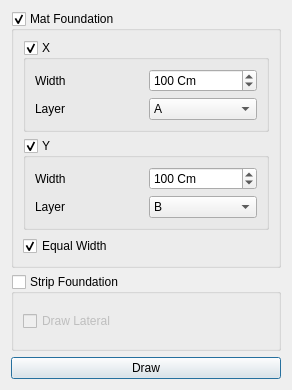
<?xml version="1.0" encoding="UTF-8"?>
<ui version="4.0">
 <class>Dialog</class>
 <widget class="QDialog" name="Dialog">
  <property name="geometry">
   <rect>
    <x>0</x>
    <y>0</y>
    <width>292</width>
    <height>390</height>
   </rect>
  </property>
  <property name="windowTitle">
   <string>Draw Strips</string>
  </property>
  <property name="windowIcon">
   <iconset resource="../../py_widget/resource.qrc">
    <normaloff>:/safe/Resources/icons/strip.svg</normaloff>:/safe/Resources/icons/strip.svg</iconset>
  </property>
  <layout class="QVBoxLayout" name="verticalLayout">
   <item>
    <widget class="QGroupBox" name="mat_foundation">
     <property name="title">
      <string>Mat Foundation</string>
     </property>
     <property name="flat">
      <bool>false</bool>
     </property>
     <property name="checkable">
      <bool>true</bool>
     </property>
     <layout class="QVBoxLayout" name="verticalLayout_2">
      <item>
       <widget class="QGroupBox" name="x_strips">
        <property name="title">
         <string>X</string>
        </property>
        <property name="flat">
         <bool>true</bool>
        </property>
        <property name="checkable">
         <bool>true</bool>
        </property>
        <layout class="QGridLayout" name="gridLayout">
         <item row="0" column="0">
          <widget class="QLabel" name="label">
           <property name="text">
            <string>Width</string>
           </property>
          </widget>
         </item>
         <item row="0" column="1">
          <widget class="QDoubleSpinBox" name="x_width">
           <property name="suffix">
            <string> Cm</string>
           </property>
           <property name="decimals">
            <number>0</number>
           </property>
           <property name="minimum">
            <double>50.000000000000000</double>
           </property>
           <property name="maximum">
            <double>1000.000000000000000</double>
           </property>
           <property name="singleStep">
            <double>10.000000000000000</double>
           </property>
           <property name="value">
            <double>100.000000000000000</double>
           </property>
          </widget>
         </item>
         <item row="1" column="0">
          <widget class="QLabel" name="label_2">
           <property name="text">
            <string>Layer</string>
           </property>
          </widget>
         </item>
         <item row="1" column="1">
          <widget class="QComboBox" name="x_layer_name">
           <item>
            <property name="text">
             <string>A</string>
            </property>
           </item>
           <item>
            <property name="text">
             <string>B</string>
            </property>
           </item>
           <item>
            <property name="text">
             <string>Other</string>
            </property>
           </item>
          </widget>
         </item>
        </layout>
       </widget>
      </item>
      <item>
       <widget class="QGroupBox" name="y_strips">
        <property name="title">
         <string>Y</string>
        </property>
        <property name="flat">
         <bool>true</bool>
        </property>
        <property name="checkable">
         <bool>true</bool>
        </property>
        <layout class="QGridLayout" name="gridLayout_2">
         <item row="0" column="0">
          <widget class="QLabel" name="label_3">
           <property name="text">
            <string>Width</string>
           </property>
          </widget>
         </item>
         <item row="0" column="1">
          <widget class="QDoubleSpinBox" name="y_width">
           <property name="suffix">
            <string> Cm</string>
           </property>
           <property name="decimals">
            <number>0</number>
           </property>
           <property name="minimum">
            <double>50.000000000000000</double>
           </property>
           <property name="maximum">
            <double>1000.000000000000000</double>
           </property>
           <property name="singleStep">
            <double>10.000000000000000</double>
           </property>
           <property name="value">
            <double>100.000000000000000</double>
           </property>
          </widget>
         </item>
         <item row="1" column="0">
          <widget class="QLabel" name="label_4">
           <property name="text">
            <string>Layer</string>
           </property>
          </widget>
         </item>
         <item row="1" column="1">
          <widget class="QComboBox" name="y_layer_name">
           <property name="currentIndex">
            <number>1</number>
           </property>
           <item>
            <property name="text">
             <string>A</string>
            </property>
           </item>
           <item>
            <property name="text">
             <string>B</string>
            </property>
           </item>
           <item>
            <property name="text">
             <string>Other</string>
            </property>
           </item>
          </widget>
         </item>
        </layout>
       </widget>
      </item>
      <item>
       <widget class="QCheckBox" name="equal">
        <property name="text">
         <string>Equal Width</string>
        </property>
        <property name="checked">
         <bool>true</bool>
        </property>
       </widget>
      </item>
     </layout>
    </widget>
   </item>
   <item>
    <widget class="QGroupBox" name="strip_foundation">
     <property name="title">
      <string>Strip Foundation</string>
     </property>
     <property name="checkable">
      <bool>true</bool>
     </property>
     <property name="checked">
      <bool>false</bool>
     </property>
     <layout class="QVBoxLayout" name="verticalLayout_3">
      <item>
       <widget class="QCheckBox" name="checkBox">
        <property name="enabled">
         <bool>false</bool>
        </property>
        <property name="text">
         <string>Draw Lateral</string>
        </property>
       </widget>
      </item>
     </layout>
    </widget>
   </item>
   <item>
    <widget class="QPushButton" name="draw_button">
     <property name="text">
      <string>Draw</string>
     </property>
     <property name="icon">
      <iconset resource="../../py_widget/resource.qrc">
       <normaloff>:/safe/Resources/icons/strip.svg</normaloff>:/safe/Resources/icons/strip.svg</iconset>
     </property>
    </widget>
   </item>
  </layout>
 </widget>
 <resources>
  <include location="../../py_widget/resource.qrc"/>
 </resources>
 <connections/>
</ui>
